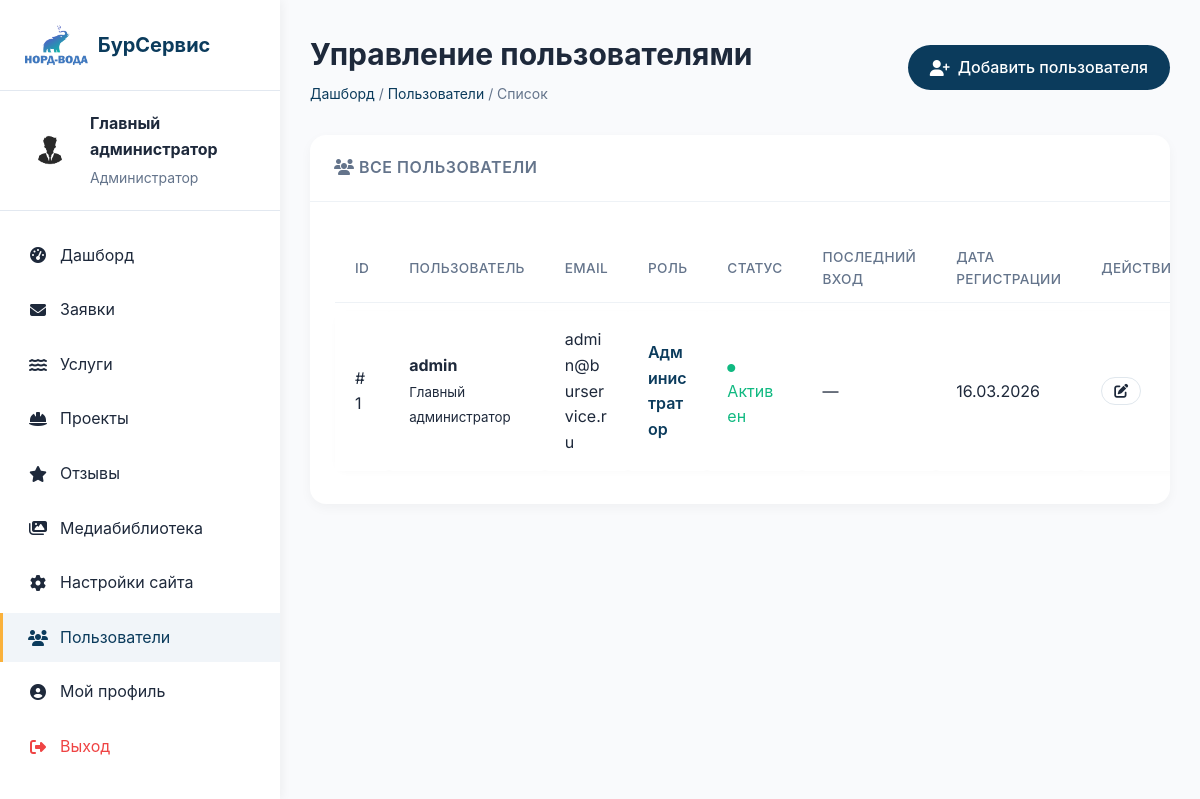
The page /admin/users.php (signed in) on the database its author committed.
### tables this page shows
CREATE TABLE `users` (
  `id` int(11) NOT NULL AUTO_INCREMENT,
  `username` varchar(50) NOT NULL,
  `email` varchar(100) NOT NULL,
  `password_hash` varchar(255) NOT NULL,
  `full_name` varchar(255) DEFAULT NULL,
  `avatar_id` int(11) DEFAULT NULL,
  `role` enum('admin','editor') DEFAULT 'editor',
  `is_active` tinyint(1) DEFAULT 1,
  `last_login` timestamp NULL DEFAULT NULL,
  `created_at` timestamp NOT NULL DEFAULT current_timestamp(),
  PRIMARY KEY (`id`),
  UNIQUE KEY `username` (`username`),
  UNIQUE KEY `email` (`email`)
);

### app/models/Settings.php (called while the page is built, shortened)
<?php
require_once __DIR__ . '/../config/db.php';
class Settings {
    private $conn;
    private $table = 'settings';
    private $cache = [];
    public function __construct() {
        try {
            $database = new Database();
            $this->conn = $database->getConnection();
            $this->loadAllSettings();
            $this->initialized = true;
        } catch(Exception $e) {
            error_log("[SETTINGS] Init error: " . $e->getMessage());
        }
    }
    private function loadAllSettings() {
        try {
            $query = "SELECT `key`, `value` FROM " . $this->table;
            $stmt = $this->conn->prepare($query);
            $stmt->execute();
            while($row = $stmt->fetch(PDO::FETCH_ASSOC)) {
                $this->cache[$row['key']] = $row['value'];
            }
        } catch(PDOException $e) {
            error_log("[SETTINGS] Load error: " . $e->getMessage());
        }
    }
    public function get($key, $default = '') {
        return isset($this->cache[$key]) && $this->cache[$key] !== '' ? $this->cache[$key] : $default;
    }
}
?>

### app/config/db.php (called while the page is built, shortened)
<?php
class Database {
    private $host = 'localhost';
    private $dbname = 'aramserg_nordvoda';
    private $username = 'aramserg_nordvoda';
    private $password = 'VV8cvN3e';
    public function getConnection() {
        $this->conn = null;
        try {
            $this->conn = new PDO(
                "mysql:host={$this->host};dbname={$this->dbname};charset=utf8mb4",
                $this->username,
                $this->password
            );
            $this->conn->setAttribute(PDO::ATTR_ERRMODE, PDO::ERRMODE_EXCEPTION);
        } catch(PDOException $e) {
            error_log("DB Error: " . $e->getMessage());
            die("Ошибка подключения к базе данных");
        }
        return $this->conn;
    }
}
?>

### app/models/User.php (called while the page is built, shortened)
<?php
require_once __DIR__ . '/../config/db.php';
class User {
    private $conn;
    private $table = 'users';
    public function __construct() {
        $database = new Database();
        $this->conn = $database->getConnection();
    }
    public function getById($id) {
        try {
            $query = "SELECT id, username, email, full_name, avatar_id, role, is_active, last_login, created_at
                      FROM " . $this->table . " WHERE id = :id";
            $stmt = $this->conn->prepare($query);
            $stmt->bindParam(':id', $id);
            $stmt->execute();
            return $stmt->fetch(PDO::FETCH_ASSOC);
        } catch(PDOException $e) {
            error_log("[USER] Get by id error: " . $e->getMessage());
            return null;
        }
    }
    public function getAll() {
        try {
            $query = "SELECT id, username, email, full_name, role, is_active, last_login, created_at
                      FROM " . $this->table . "
                      ORDER BY created_at DESC";
            $stmt = $this->conn->prepare($query);
            $stmt->execute();
            return $stmt->fetchAll(PDO::FETCH_ASSOC);
        } catch(PDOException $e) {
            error_log("[USER] Get all error: " . $e->getMessage());
            return [];
        }
    }
}
?>

### app/helpers/Auth.php (called while the page is built, shortened)
<?php
require_once __DIR__ . '/../models/User.php';
class Auth {
    private static $instance = null;
    private $user = null;
    private function __construct() {
        $this->checkSession();
    }
    public static function getInstance() {
        if (self::$instance === null) {
            self::$instance = new self();
        }
        return self::$instance;
    }
    private function checkSession() {
        if (isset($_SESSION['user_id'])) {
            $userModel = new User();
            $this->user = $userModel->getById($_SESSION['user_id']);
        }
    }
    public function user() {
        return $this->user;
    }
}
?>

### app/helpers/functions.php (called while the page is built, shortened)
<?php
if (!function_exists('format_date')) {
    function format_date($date, $format = 'd.m.Y') {
        $timestamp = strtotime($date);
        return date($format, $timestamp);
    }
}
?>

### public_html/admin/users.php (the view, shortened to what this page needs)
<?php
require_once __DIR__ . '/../../app/config/db.php';
require_once __DIR__ . '/../../app/helpers/Auth.php';
require_once __DIR__ . '/../../app/helpers/functions.php';
require_once __DIR__ . '/../../app/models/Settings.php';
require_once __DIR__ . '/../../app/models/User.php';
$auth = Auth::getInstance();
$auth->requireAdmin();
$settings = new Settings();
$userModel = new User();
$action = $_GET['action'] ?? 'list';
$id = $_GET['id'] ?? 0;
$users = $userModel->getAll();
$user = $id ? $userModel->getById($id) : null;
$current_user = $auth->user();
?>
<!DOCTYPE html>
<html lang="ru">
<head>
    <link rel="stylesheet" href="https://cdnjs.cloudflare.com/ajax/libs/font-awesome/6.4.0/css/all.min.css">
    <link rel="stylesheet" href="/assets/css/admin.css?v=<?= time() ?>">
</head>
<body>
    <div class="admin-wrapper">
        <?php include 'sidebar.php'; ?>
        <main class="admin-main">
            <div class="admin-header">
                <div class="admin-title">
                    <h1>
                        <?php if ($action === 'create'): ?>
                            Добавление пользователя
                        <?php elseif ($action === 'edit' && $user): ?>
                            Редактирование: <?= htmlspecialchars($user['username']) ?>
                        <?php else: ?>
                            Управление пользователями
                        <?php endif; ?>
                    </h1>
                    <div class="admin-breadcrumb">
                        <a href="dashboard.php">Дашборд</a> /
                        <a href="users.php">Пользователи</a> /
                        <?= $action === 'create' ? 'Добавление' : ($action === 'edit' ? 'Редактирование' : 'Список') ?>
                    </div>
                </div>
                <?php if ($action === 'list'): ?>
                    <div class="admin-actions">
                        <a href="?action=create" class="btn btn-primary">
                            <i class="fas fa-user-plus"></i> Добавить пользователя
                        </a>
                    </div>
                <?php endif; ?>
            </div>
            <?php if ($action === 'list'): ?>
                <div class="admin-card">
                    <div class="admin-card-header">
                        <h2><i class="fas fa-users"></i> Все пользователи</h2>
                    </div>
                    <div class="admin-card-body">
                        <table class="admin-table">
                            <thead>
                                <tr>
                                    <th>ID</th>
                                    <th>Пользователь</th>
                                    <th>Email</th>
                                    <th>Роль</th>
                                    <th>Статус</th>
                                    <th>Последний вход</th>
                                    <th>Дата регистрации</th>
                                    <th>Действия</th>
                                </tr>
                            </thead>
                            <tbody>
                                <?php foreach ($users as $item): ?>
                                    <tr>
                                        <td>#<?= $item['id'] ?></td>
                                        <td>
                                            <strong><?= htmlspecialchars($item['username']) ?></strong>
                                            <?php if ($item['full_name']): ?>
                                                <br><small><?= htmlspecialchars($item['full_name']) ?></small>
                                            <?php endif; ?>
                                        </td>
                                        <td><?= htmlspecialchars($item['email']) ?></td>
                                        <td>
                                            <?php if ($item['role'] === 'admin'): ?>
                                                <span style="color: #0B3B5C; font-weight: 600;">Администратор</span>
                                            <?php else: ?>
                                                <span style="color: #64748B;">Редактор</span>
                                            <?php endif; ?>
                                        </td>
                                        <td>
                                            <?php if ($item['is_active']): ?>
                                                <span style="color: #10B981;"><i class="fas fa-circle" style="font-size:0.5rem;"></i> Активен</span>
                                            <?php else: ?>
                                                <span style="color: #EF4444;"><i class="fas fa-circle" style="font-size:0.5rem;"></i> Заблокирован</span>
                                            <?php endif; ?>
                                        </td>
                                        <td><?= $item['last_login'] ? format_date($item['last_login'], 'd.m.Y H:i') : '—' ?></td>
                                        <td><?= format_date($item['created_at'], 'd.m.Y') ?></td>
                                        <td>
                                            <a href="?action=edit&id=<?= $item['id'] ?>" class="btn btn-sm btn-outline" title="Редактировать">
                                                <i class="fas fa-edit"></i>
                                            </a>
                                        </td>
                                    </tr>
                                <?php endforeach; ?>
                            </tbody>
                        </table>
                    </div>
                </div>
            <?php endif; ?>
        </main>
    </div>
</body>
</html>

### public_html/admin/sidebar.php (shortened to what this page needs)
<?php
$current_page = basename($_SERVER['PHP_SELF']);
?>
<aside class="admin-sidebar">
    <div class="admin-sidebar-header">
        <a href="dashboard.php" class="admin-logo">
            <img src="<?= htmlspecialchars($settings->get('site_logo', '/assets/img/logo.png')) ?>" alt="logo">
            <span><?= htmlspecialchars($settings->get('site_name', 'БурСервис')) ?></span>
        </a>
    </div>
    <div class="admin-user">
        <img src="/assets/img/admin-avatar.png" alt="avatar" class="admin-avatar">
        <div class="admin-user-info">
            <h4><?= htmlspecialchars($current_user['full_name'] ?? $current_user['username']) ?></h4>
            <p><?= $current_user['role'] == 'admin' ? 'Администратор' : 'Редактор' ?></p>
        </div>
    </div>
    <nav class="admin-nav">
        <ul>
            <li><a href="dashboard.php" class="<?= $current_page == 'dashboard.php' ? 'active' : '' ?>"><i class="fas fa-tachometer-alt"></i> Дашборд</a></li>
            <li><a href="applications.php" class="<?= $current_page == 'applications.php' ? 'active' : '' ?>"><i class="fas fa-envelope"></i> Заявки</a></li>
            <li><a href="services.php" class="<?= $current_page == 'services.php' ? 'active' : '' ?>"><i class="fas fa-water"></i> Услуги</a></li>
            <li><a href="projects.php" class="<?= $current_page == 'projects.php' ? 'active' : '' ?>"><i class="fas fa-hard-hat"></i> Проекты</a></li>
            <li><a href="reviews.php" class="<?= $current_page == 'reviews.php' ? 'active' : '' ?>"><i class="fas fa-star"></i> Отзывы</a></li>
            <li><a href="gallery.php" class="<?= $current_page == 'gallery.php' ? 'active' : '' ?>"><i class="fas fa-images"></i> Медиабиблиотека</a></li>
            <li><a href="settings.php" class="<?= $current_page == 'settings.php' ? 'active' : '' ?>"><i class="fas fa-cog"></i> Настройки сайта</a></li>
            <li><a href="users.php" class="<?= $current_page == 'users.php' ? 'active' : '' ?>"><i class="fas fa-users"></i> Пользователи</a></li>
            <li><a href="profile.php" class="<?= $current_page == 'profile.php' ? 'active' : '' ?>"><i class="fas fa-user-circle"></i> Мой профиль</a></li>
            <li><a href="logout.php" style="color: #EF4444;"><i class="fas fa-sign-out-alt"></i> Выход</a></li>
        </ul>
    </nav>
</aside>

### rows shown on the page
users: full_name "Главный администратор", id "1", username "admin", email "admin@burservice.ru", role "Администратор", is_active 1 (drawn), created_at "16.03.2026"

### other values the page prints
$settings->get('site_name', 'БурСервис') "БурСервис"
